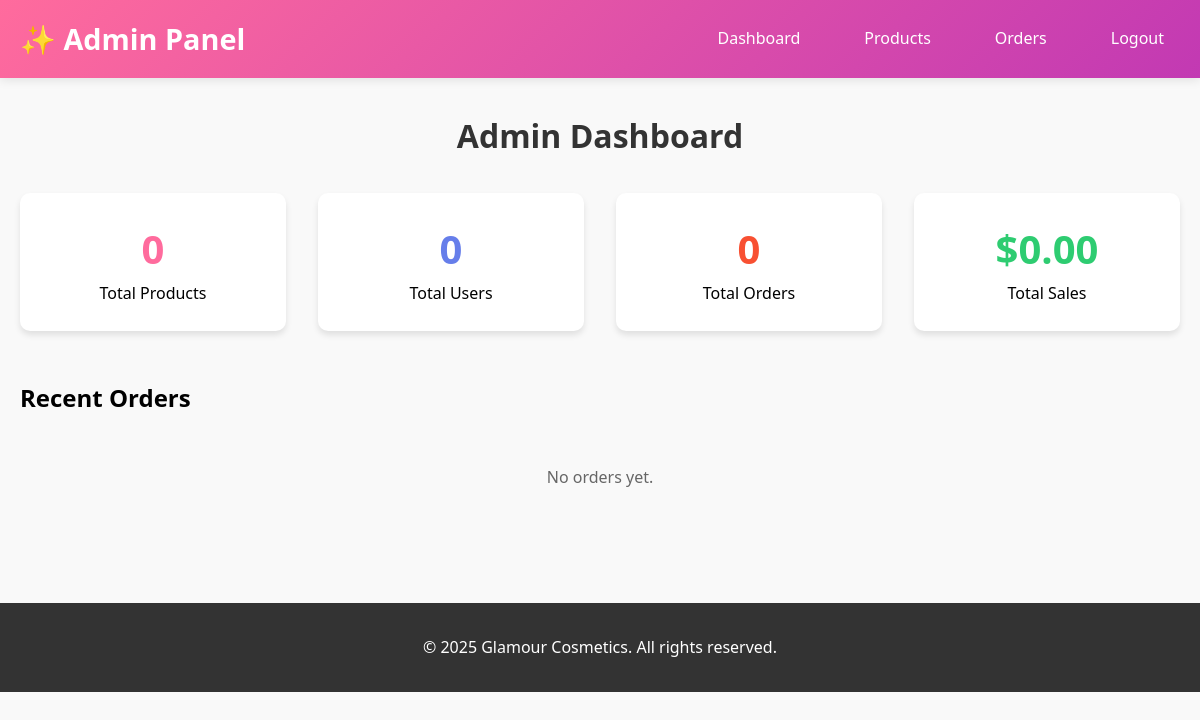
Page /admin/dashboard.php (signed in) on the earlier database version.
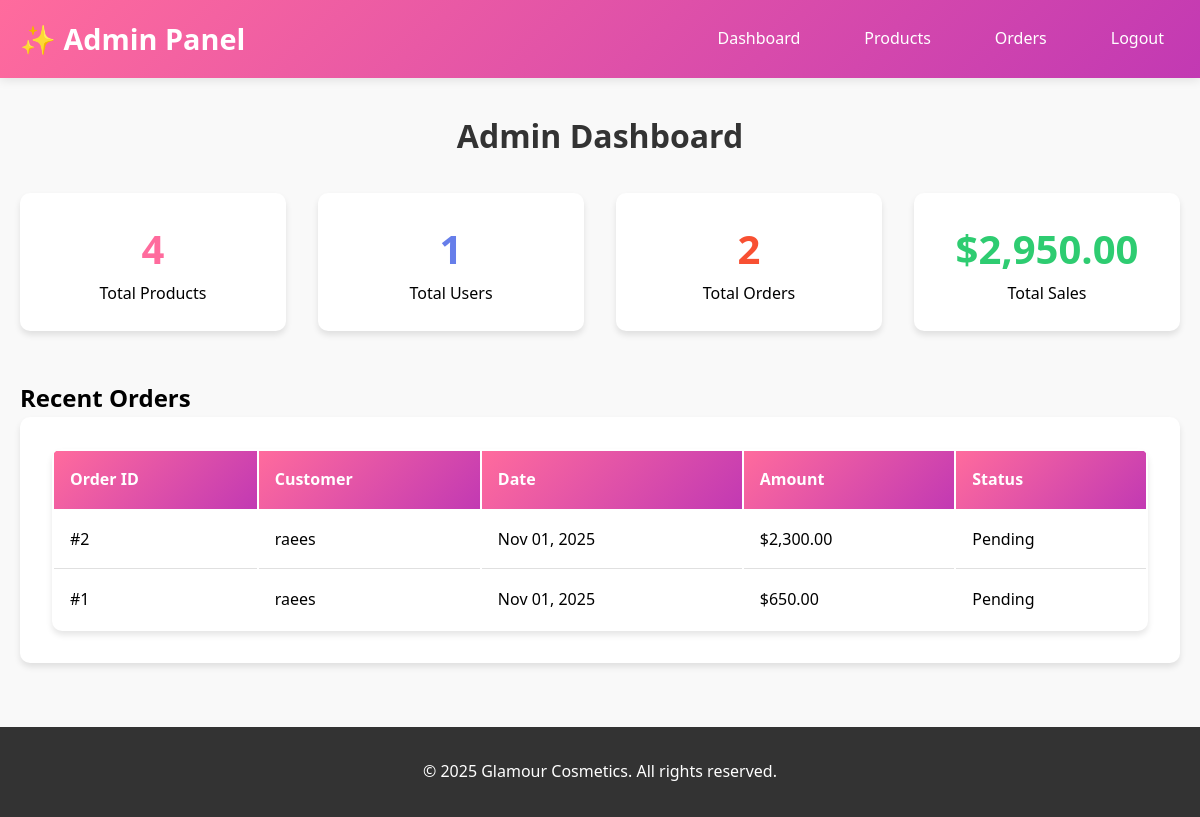
Same page on the later database version.
### tables this page shows
CREATE TABLE `orders` (
  `id` int(11) NOT NULL,
  `user_id` int(11) NOT NULL,
  `total_amount` decimal(10,2) NOT NULL,
  `status` varchar(50) DEFAULT 'pending',
  `order_date` timestamp NOT NULL DEFAULT current_timestamp()
);

CREATE TABLE `users` (
  `id` int(11) NOT NULL,
  `username` varchar(50) NOT NULL,
  `email` varchar(100) NOT NULL,
  `password` varchar(255) NOT NULL,
  `full_name` varchar(100) NOT NULL,
  `phone` varchar(20) DEFAULT NULL,
  `address` text DEFAULT NULL,
  `created_at` timestamp NOT NULL DEFAULT current_timestamp()
);

### admin/dashboard.php (the view, shortened to what this page needs)
<?php
require_once '../config.php';
$products_count = mysqli_fetch_assoc(mysqli_query($conn, "SELECT COUNT(*) as count FROM products"))['count'];
$users_count = mysqli_fetch_assoc(mysqli_query($conn, "SELECT COUNT(*) as count FROM users"))['count'];
$orders_count = mysqli_fetch_assoc(mysqli_query($conn, "SELECT COUNT(*) as count FROM orders"))['count'];
$total_sales = mysqli_fetch_assoc(mysqli_query($conn, "SELECT SUM(total_amount) as total FROM orders"))['total'] ?? 0;
$recent_orders = mysqli_query($conn, "SELECT o.*, u.username FROM orders o
                                      JOIN users u ON o.user_id = u.id
                                      ORDER BY o.order_date DESC LIMIT 5");
?>
<!DOCTYPE html>
<html lang="en">
<head>
    <link rel="stylesheet" href="../style.css">
</head>
<body>
    <header>
        <div class="header-container">
            <a href="dashboard.php" class="logo">✨ Admin Panel</a>
            <nav>
                <ul>
                    <li><a href="dashboard.php">Dashboard</a></li>
                    <li><a href="products.php">Products</a></li>
                    <li><a href="view_orders.php">Orders</a></li>
                    <li><a href="admin_logout.php">Logout</a></li>
                </ul>
            </nav>
        </div>
    </header>
    <div class="container">
        <h1 class="page-title">Admin Dashboard</h1>
        <div class="products-grid" style="grid-template-columns: repeat(4, 1fr);">
            <div class="product-card">
                <div class="product-info" style="text-align: center;">
                    <h3 style="color: #ff6b9d; font-size: 2.5rem;"><?php echo $products_count; ?></h3>
                    <p>Total Products</p>
                </div>
            </div>
            <div class="product-card">
                <div class="product-info" style="text-align: center;">
                    <h3 style="color: #667eea; font-size: 2.5rem;"><?php echo $users_count; ?></h3>
                    <p>Total Users</p>
                </div>
            </div>
            <div class="product-card">
                <div class="product-info" style="text-align: center;">
                    <h3 style="color: #f85032; font-size: 2.5rem;"><?php echo $orders_count; ?></h3>
                    <p>Total Orders</p>
                </div>
            </div>
            <div class="product-card">
                <div class="product-info" style="text-align: center;">
                    <h3 style="color: #2ecc71; font-size: 2.5rem;">$<?php echo number_format($total_sales, 2); ?></h3>
                    <p>Total Sales</p>
                </div>
            </div>
        </div>
        <h2 style="margin-top: 3rem;">Recent Orders</h2>
        <?php if(mysqli_num_rows($recent_orders) > 0): ?>
            <div class="cart-container">
                <table>
                    <thead>
                        <tr>
                            <th>Order ID</th>
                            <th>Customer</th>
                            <th>Date</th>
                            <th>Amount</th>
                            <th>Status</th>
                        </tr>
                    </thead>
                    <tbody>
                        <?php while($order = mysqli_fetch_assoc($recent_orders)): ?>
                            <tr>
                                <td>#<?php echo $order['id']; ?></td>
                                <td><?php echo htmlspecialchars($order['username']); ?></td>
                                <td><?php echo date('M d, Y', strtotime($order['order_date'])); ?></td>
                                <td>$<?php echo number_format($order['total_amount'], 2); ?></td>
                                <td><?php echo ucfirst($order['status']); ?></td>
                            </tr>
                        <?php endwhile; ?>
                    </tbody>
                </table>
            </div>
        <?php else: ?>
            <div class="empty-state">
                <p>No orders yet.</p>
            </div>
        <?php endif; ?>
    </div>
    <footer>
        <p>&copy; 2025 Glamour Cosmetics. All rights reserved.</p>
    </footer>
</body>
</html>

Differences in the rows shown:
added orders: id "2", user.username "raees", order_date "Nov 01, 2025", total_amount "2,300.00", status "Pending"
added orders: id "1", user.username "raees", order_date "Nov 01, 2025", total_amount "650.00", status "Pending"
Other differences:
$products_count: "0" → "4"
$users_count: "0" → "1"
$orders_count: "0" → "2"
$total_sales: "0.00" → "2,950.00"
text no longer shown: "No orders yet."
text now shown: "Order ID Customer Date Amount Status"
